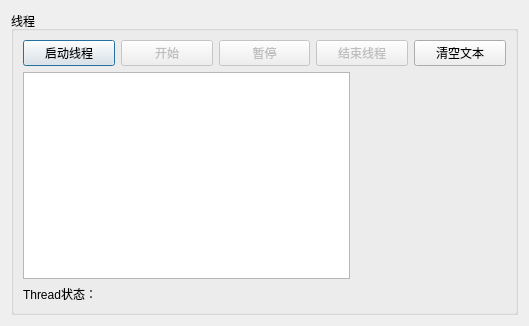
<?xml version="1.0" encoding="UTF-8"?>
<ui version="4.0">
 <class>Dialog</class>
 <widget class="QDialog" name="Dialog">
  <property name="geometry">
   <rect>
    <x>0</x>
    <y>0</y>
    <width>529</width>
    <height>326</height>
   </rect>
  </property>
  <property name="windowTitle">
   <string>Dialog</string>
  </property>
  <layout class="QGridLayout" name="gridLayout">
   <item row="0" column="0">
    <widget class="QGroupBox" name="groupBox">
     <property name="title">
      <string>线程</string>
     </property>
     <layout class="QVBoxLayout" name="verticalLayout">
      <item>
       <layout class="QHBoxLayout" name="horizontalLayout">
        <item>
         <widget class="QPushButton" name="btnStartThread">
          <property name="text">
           <string>启动线程</string>
          </property>
         </widget>
        </item>
        <item>
         <widget class="QPushButton" name="btnDiceBegin">
          <property name="enabled">
           <bool>false</bool>
          </property>
          <property name="text">
           <string>开始</string>
          </property>
         </widget>
        </item>
        <item>
         <widget class="QPushButton" name="btnDiceEnd">
          <property name="enabled">
           <bool>false</bool>
          </property>
          <property name="text">
           <string>暂停</string>
          </property>
         </widget>
        </item>
        <item>
         <widget class="QPushButton" name="btnStopThread">
          <property name="enabled">
           <bool>false</bool>
          </property>
          <property name="text">
           <string>结束线程</string>
          </property>
         </widget>
        </item>
        <item>
         <widget class="QPushButton" name="btnClear">
          <property name="text">
           <string>清空文本</string>
          </property>
         </widget>
        </item>
       </layout>
      </item>
      <item>
       <layout class="QHBoxLayout" name="horizontalLayout_3">
        <item>
         <widget class="QPlainTextEdit" name="plainTextEdit"/>
        </item>
        <item>
         <widget class="QLabel" name="LabPic">
          <property name="minimumSize">
           <size>
            <width>150</width>
            <height>0</height>
           </size>
          </property>
          <property name="text">
           <string/>
          </property>
          <property name="pixmap">
           <pixmap resource="res.qrc">:/images/images/d0.jpg</pixmap>
          </property>
         </widget>
        </item>
       </layout>
      </item>
      <item>
       <widget class="QLabel" name="LabA">
        <property name="text">
         <string>Thread状态：</string>
        </property>
       </widget>
      </item>
     </layout>
    </widget>
   </item>
  </layout>
 </widget>
 <resources>
  <include location="res.qrc"/>
 </resources>
 <connections/>
</ui>
